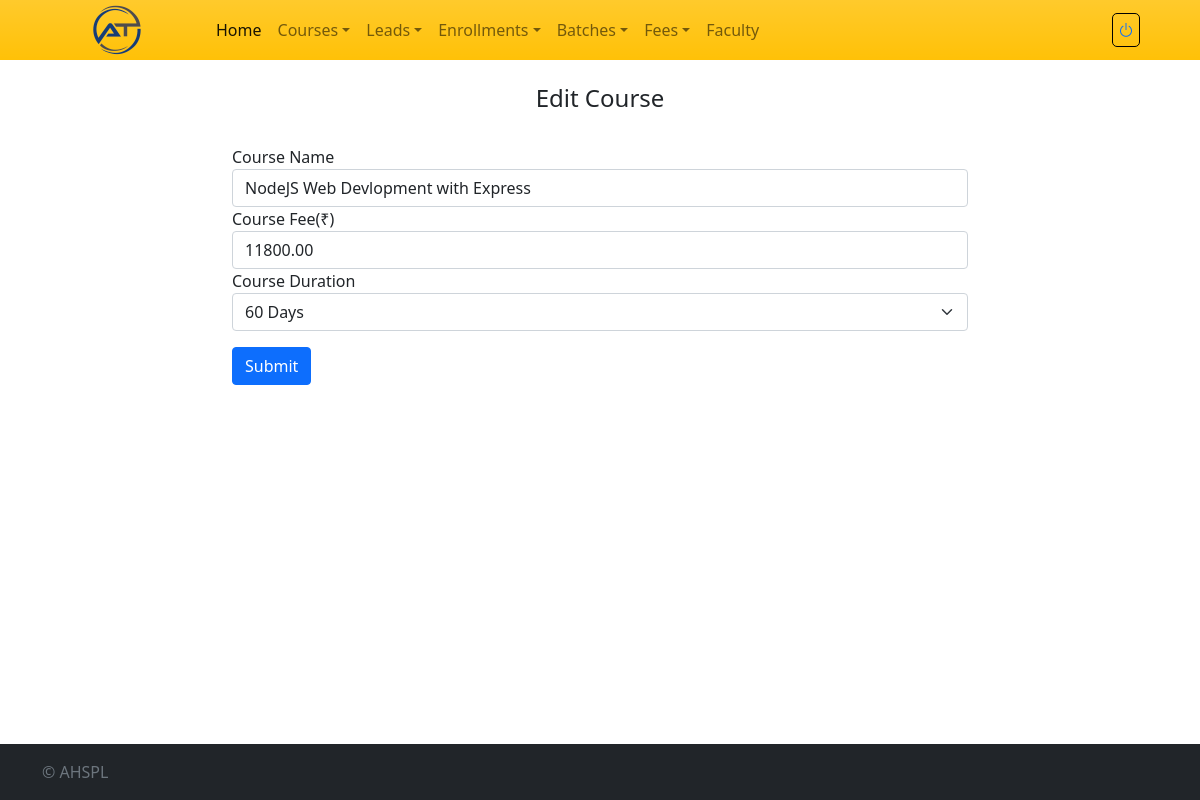
The app's page /edit-course/20/ (signed in), older data.
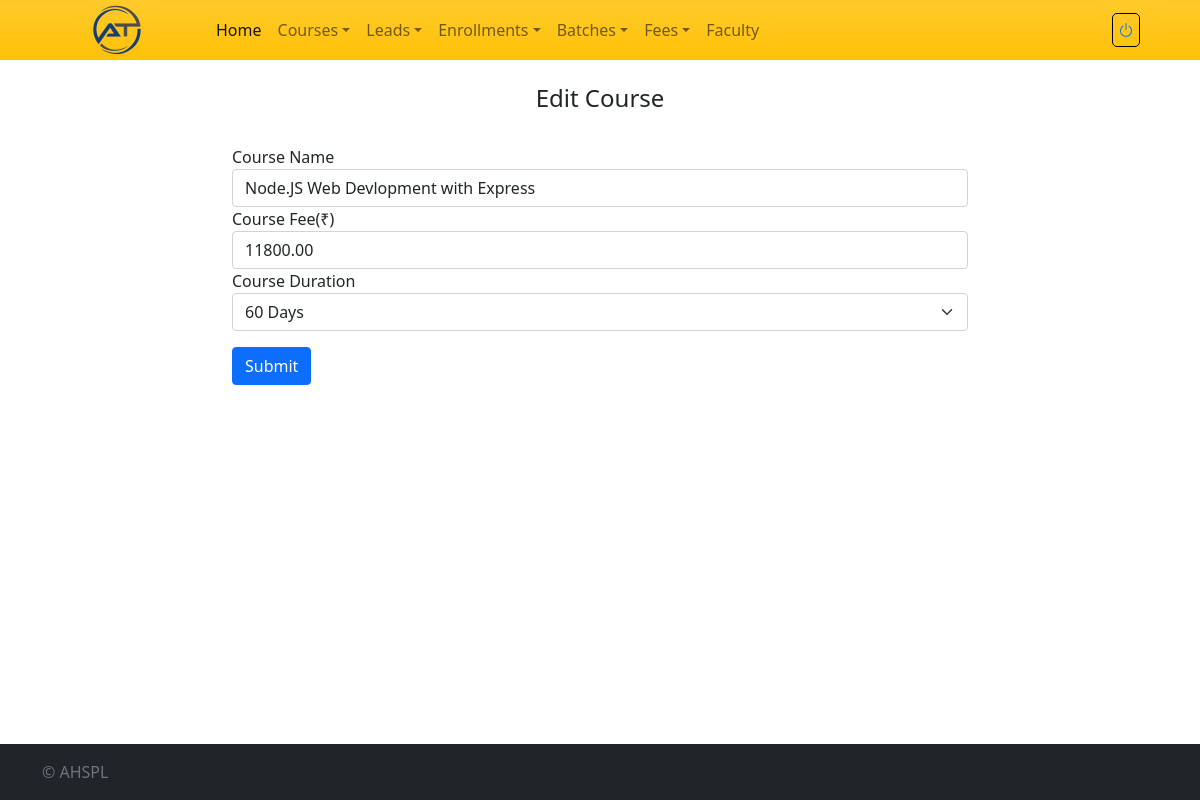
The same page, newer data.
### crmapp/models.py (models this page shows)
class Course(models.Model):
    course_id = models.AutoField(primary_key=True)
    course_name = models.CharField(max_length=100)
    course_fee = models.DecimalField(max_digits=10, decimal_places=2)
    course_duration = models.CharField(max_length=100, default='')
    date_created = models.DateField(default=datetime.today)

### crmapp/views.py (the view, shortened to what this page needs)
# urls.py: path('edit-course/<int:course_id>/', login_required(views.add_edit_course), name='edit_course'),  # Use the same view for add and edit
def add_edit_course(request, course_id=None):
    if course_id:
        course = get_object_or_404(Course, course_id=course_id)
    else:
        course = None
    return render(request, 'course.html', {'coursedetails': course})

### templates/course.html (shortened to what this page needs)
{% extends 'base.html' %}
{% block content %}
<div class="row">
    <div class="col">
    </div>
    <div class="col-8">
        <div class="py-4 text-center">
            <h4>{% if coursedetails.course_id %}Edit Course{% else %}Add New Course{% endif %}</h4>
        </div>
        <form method="POST" action="{% if coursedetails.course_id %}{% url 'edit_course' course_id=coursedetails.course_id %}{% else %}{% url 'add_course' %}{% endif %}">
          <div class="form-group">
            <label for="exampleInputEmail1">Course Name</label>
            <input type="text" name="coursename" class="form-control" id="exampleInputEmail1" aria-describedby="emailHelp" placeholder="Enter the course name" value="{{ coursedetails.course_name }}">
          </div>
          <div class="form-group">
            <label for="exampleInputPassword1">Course Fee(₹)</label>
            <input type="text"  name="coursefee" class="form-control" id="exampleInputPassword1" placeholder="Enter Fee" value="{{ coursedetails.course_fee }}">
          </div>
          <div class="form-group">
            <label for="courseduration">Course Duration</label>
            <select name="courseduration" id="courseduration" class="form-select">
              <option {% if coursedetails.course_duration == '60 Days' %}selected="selected"{% endif %} value="60 Days">60 Days</option>
            </select>
          </div>
          <div class="form-group mt-3">
                <button type="submit" class="btn btn-primary">Submit</button>
          </div>
        </form>
    </div>
    <div class="col">
    </div>
</div>
{% endblock %}

Row changes from the older to the newer data that the page shows:
changed Course "60 Days": coursename "NodeJS Web Devlopment with Express" → "Node.JS Web Devlopment with Express"
